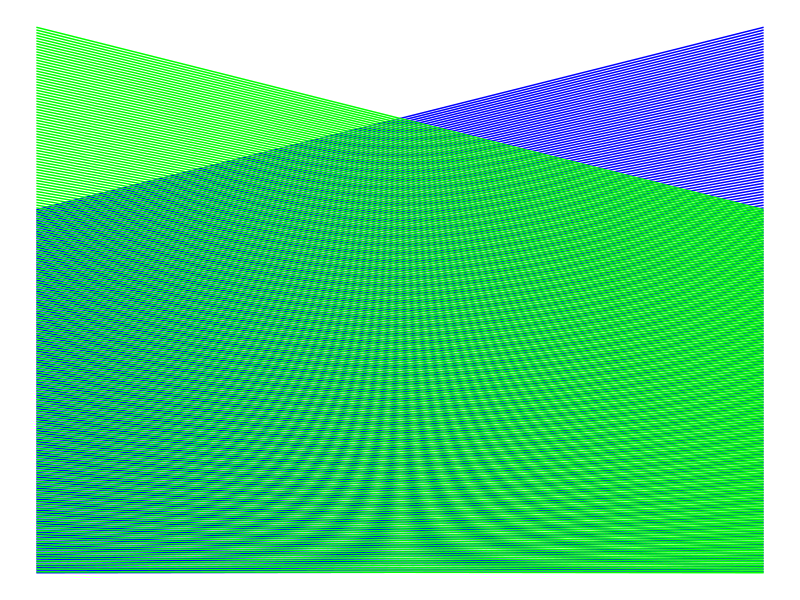

The R source for this figure:
library(ggplot2)

n = 200

df <- data.frame(x = rep(0, n), y = 1:n)

df$xend <- df$x + n
df$yend <- df$y*1.5

df2 <- data.frame(x = df$y, y = df$x, xend = df$yend, yend = df$xend)

ggplot(df) + 
  geom_segment(aes(x = x, y = y, xend = xend, yend = yend), col = 'blue') +
  geom_segment(data = df, aes(x = x, y = yend, xend = xend, yend = y), col = 'green') +
 theme_void()

#   geom_segment(data = df2, aes(x = x, y = y, xend = xend, yend = yend), col = 'blue') +
#   geom_segment(data = df2, aes(x = x, y = yend, xend = xend, yend = y), col = 'green') +
#   theme_void()
